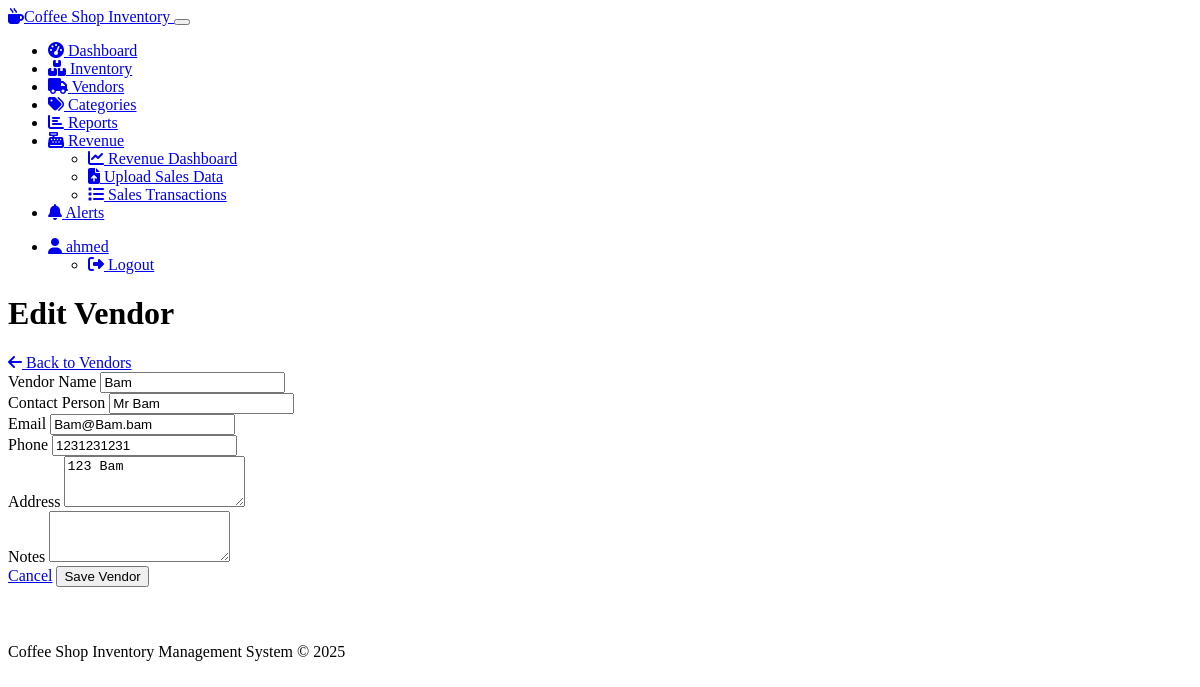
Page /vendors/edit/1 (signed in) on the committed database.
### models.py (models this page shows, shortened)
class User(UserMixin, db.Model):
    id = db.Column(db.Integer, primary_key=True)
    username = db.Column(db.String(64), unique=True, nullable=False)
    email = db.Column(db.String(120), unique=True, nullable=False)
    password_hash = db.Column(db.String(256), nullable=False)
    created_at = db.Column(db.DateTime, default=datetime.utcnow)

class Vendor(db.Model):
    id = db.Column(db.Integer, primary_key=True)
    name = db.Column(db.String(100), nullable=False)
    contact_name = db.Column(db.String(100))
    email = db.Column(db.String(120))
    phone = db.Column(db.String(20))
    address = db.Column(db.Text)
    notes = db.Column(db.Text)
    products = db.relationship('Product', backref='vendor', lazy=True)

### inventory.py (the view, shortened to what this page needs)
@inventory.route('/vendors/edit/<int:id>', methods=['GET', 'POST'])
@login_required
def edit_vendor(id):
    vendor = Vendor.query.get_or_404(id)
    form = VendorForm(obj=vendor)
    return render_template('vendor_edit.html', form=form, vendor=vendor, title='Edit Vendor')

### forms.py
class VendorForm(FlaskForm):
    name = StringField('Vendor Name', validators=[DataRequired(), Length(max=100)])
    contact_name = StringField('Contact Person', validators=[Length(max=100)])
    email = EmailField('Email', validators=[Optional(), Email(), Length(max=120)])
    phone = StringField('Phone', validators=[Length(max=20)])
    address = TextAreaField('Address')
    notes = TextAreaField('Notes')
    submit = SubmitField('Save Vendor')

### app.py (called while the page is built)
    @app.context_processor
    def utility_processor():
        return {
            'get_low_stock_products': get_low_stock_products,
            'get_products_by_category': get_products_by_category,
            'get_inventory_value': get_inventory_value,
            'get_transaction_history': get_transaction_history,
            'format_currency': format_currency,
            'get_category_value_distribution': get_category_value_distribution,
            'get_transaction_summary': get_transaction_summary
        }

### models.py (called while the page is built)
@login_manager.user_loader
def load_user(user_id):
    return User.query.get(int(user_id))

### utils.py (called while the page is built)
def get_low_stock_products():
    return Product.query.filter(Product.quantity <= Product.min_quantity).all()

### templates/vendor_edit.html (shortened to what this page needs)
{% extends "base.html" %}
{% block content %}
<div class="d-flex justify-content-between align-items-center mb-4">
    <h1 class="display-5 mb-0">
        {% if vendor %}Edit{% else %}Add{% endif %} Vendor
    </h1>
    <a href="{{ url_for('inventory.vendor_list') }}" class="btn btn-outline-secondary">
        <i class="fas fa-arrow-left me-1"></i> Back to Vendors
    </a>
</div>
<div class="card border-0 shadow-sm">
    <div class="card-body">
        <form method="POST" novalidate>
            <div class="row g-3">
                <div class="col-md-6">
                    <div class="mb-3">
                        {{ form.name.label(class="form-label") }}
                        {% if form.name.errors %}
                            {{ form.name(class="form-control is-invalid") }}
                            <div class="invalid-feedback">
                                {% for error in form.name.errors %}
                                    {{ error }}
                                {% endfor %}
                            </div>
                        {% else %}
                            {{ form.name(class="form-control") }}
                        {% endif %}
                    </div>
                </div>
                <div class="col-md-6">
                    <div class="mb-3">
                        {{ form.contact_name.label(class="form-label") }}
                        {% if form.contact_name.errors %}
                            {{ form.contact_name(class="form-control is-invalid") }}
                            <div class="invalid-feedback">
                                {% for error in form.contact_name.errors %}
                                    {{ error }}
                                {% endfor %}
                            </div>
                        {% else %}
                            {{ form.contact_name(class="form-control") }}
                        {% endif %}
                    </div>
                </div>
                <div class="col-md-6">
                    <div class="mb-3">
                        {{ form.email.label(class="form-label") }}
                        {% if form.email.errors %}
                            {{ form.email(class="form-control is-invalid") }}
                            <div class="invalid-feedback">
                                {% for error in form.email.errors %}
                                    {{ error }}
                                {% endfor %}
                            </div>
                        {% else %}
                            {{ form.email(class="form-control") }}
                        {% endif %}
                    </div>
                </div>
                <div class="col-md-6">
                    <div class="mb-3">
                        {{ form.phone.label(class="form-label") }}
                        {% if form.phone.errors %}
                            {{ form.phone(class="form-control is-invalid") }}
                            <div class="invalid-feedback">
                                {% for error in form.phone.errors %}
                                    {{ error }}
                                {% endfor %}
                            </div>
                        {% else %}
                            {{ form.phone(class="form-control") }}
                        {% endif %}
                    </div>
                </div>
                <div class="col-md-12">
                    <div class="mb-3">
                        {{ form.address.label(class="form-label") }}
                        {% if form.address.errors %}
                            {{ form.address(class="form-control is-invalid", rows=3) }}
                            <div class="invalid-feedback">
                                {% for error in form.address.errors %}
                                    {{ error }}
                                {% endfor %}
                            </div>
                        {% else %}
                            {{ form.address(class="form-control", rows=3) }}
                        {% endif %}
                    </div>
                </div>
                <div class="col-md-12">
                    <div class="mb-3">
                        {{ form.notes.label(class="form-label") }}
                        {% if form.notes.errors %}
                            {{ form.notes(class="form-control is-invalid", rows=3) }}
                            <div class="invalid-feedback">
                                {% for error in form.notes.errors %}
                                    {{ error }}
                                {% endfor %}
                            </div>
                        {% else %}
                            {{ form.notes(class="form-control", rows=3) }}
                        {% endif %}
                    </div>
                </div>
                <div class="col-12 mt-4">
                    <div class="d-flex justify-content-between">
                        <a href="{{ url_for('inventory.vendor_list') }}" class="btn btn-outline-secondary">Cancel</a>
                        {{ form.submit(class="btn btn-primary") }}
                    </div>
                </div>
            </div>
        </form>
    </div>
</div>
{% endblock %}

### templates/base.html (shortened to what this page needs)
<!DOCTYPE html>
<html lang="en" data-bs-theme="dark">
<head>
    <link rel="stylesheet" href="https://cdn.replit.com/agent/bootstrap-agent-dark-theme.min.css">
    <link rel="stylesheet" href="https://cdnjs.cloudflare.com/ajax/libs/font-awesome/6.4.0/css/all.min.css">
    <link rel="stylesheet" href="{{ url_for('static', filename='css/custom.css') }}">
</head>
<body>
    <header>
        <nav class="navbar navbar-expand-lg bg-dark navbar-dark">
            <div class="container-fluid">
                <a class="navbar-brand" href="{{ url_for('main.index') }}">
                    <i class="fas fa-mug-hot me-2"></i>Coffee Shop Inventory
                </a>
                <button class="navbar-toggler" type="button" data-bs-toggle="collapse" data-bs-target="#navbarNav" aria-controls="navbarNav" aria-expanded="false" aria-label="Toggle navigation">
                </button>
                <div class="collapse navbar-collapse" id="navbarNav">
                    <ul class="navbar-nav me-auto">
                        {% if current_user.is_authenticated %}
                        <li class="nav-item">
                            <a class="nav-link {% if request.path == url_for('main.dashboard') %}active{% endif %}" href="{{ url_for('main.dashboard') }}">
                                <i class="fas fa-tachometer-alt me-1"></i> Dashboard
                            </a>
                        </li>
                        <li class="nav-item">
                            <a class="nav-link {% if '/inventory' in request.path and not '/vendors' in request.path and not '/categories' in request.path %}active{% endif %}" href="{{ url_for('inventory.inventory_list') }}">
                                <i class="fas fa-boxes me-1"></i> Inventory
                            </a>
                        </li>
                        <li class="nav-item">
                            <a class="nav-link {% if '/vendors' in request.path %}active{% endif %}" href="{{ url_for('inventory.vendor_list') }}">
                                <i class="fas fa-truck me-1"></i> Vendors
                            </a>
                        </li>
                        <li class="nav-item">
                            <a class="nav-link {% if '/categories' in request.path %}active{% endif %}" href="{{ url_for('inventory.category_list') }}">
                                <i class="fas fa-tags me-1"></i> Categories
                            </a>
                        </li>
                        <li class="nav-item">
                            <a class="nav-link {% if '/reports' in request.path %}active{% endif %}" href="{{ url_for('reports.report_dashboard') }}">
                                <i class="fas fa-chart-bar me-1"></i> Reports
                            </a>
                        </li>
                        <li class="nav-item dropdown">
                            <a class="nav-link dropdown-toggle {% if '/revenue' in request.path %}active{% endif %}" href="#" id="revenueDropdown" role="button" data-bs-toggle="dropdown" aria-expanded="false">
                                <i class="fas fa-cash-register me-1"></i> Revenue
                            </a>
                            <ul class="dropdown-menu" aria-labelledby="revenueDropdown">
                                <li>
                                    <a class="dropdown-item" href="{{ url_for('revenue.revenue_dashboard') }}">
                                        <i class="fas fa-chart-line me-1"></i> Revenue Dashboard
                                    </a>
                                </li>
                                <li>
                                    <a class="dropdown-item" href="{{ url_for('revenue.upload_sales') }}">
                                        <i class="fas fa-file-upload me-1"></i> Upload Sales Data
                                    </a>
                                </li>
                                <li>
                                    <a class="dropdown-item" href="{{ url_for('revenue.sales_list') }}">
                                        <i class="fas fa-list me-1"></i> Sales Transactions
                                    </a>
                                </li>
                            </ul>
                        </li>
                        <li class="nav-item">
                            <a class="nav-link {% if '/alerts' in request.path %}active{% endif %}" href="{{ url_for('main.alerts') }}">
                                <i class="fas fa-bell me-1"></i> Alerts
                                {% set low_stock_count = get_low_stock_products()|length %}
                            </a>
                        </li>
                        {% endif %}
                    </ul>
                    <ul class="navbar-nav">
                        {% if current_user.is_authenticated %}
                        <li class="nav-item dropdown">
                            <a class="nav-link dropdown-toggle" href="#" id="navbarDropdown" role="button" data-bs-toggle="dropdown" aria-expanded="false">
                                <i class="fas fa-user me-1"></i> {{ current_user.username }}
                            </a>
                            <ul class="dropdown-menu dropdown-menu-end" aria-labelledby="navbarDropdown">
                                <li>
                                    <a class="dropdown-item" href="{{ url_for('auth.logout') }}">
                                        <i class="fas fa-sign-out-alt me-1"></i> Logout
                                    </a>
                                </li>
                            </ul>
                        </li>
                        {% endif %}
                    </ul>
                </div>
            </div>
        </nav>
    </header>
    <main class="container my-4">
        {% block content %}{% endblock %}
    </main>
    <footer class="footer mt-auto py-3 bg-dark">
        <div class="container text-center">
            <span class="text-muted">Coffee Shop Inventory Management System &copy; 2025</span>
        </div>
    </footer>
</body>
</html>

### static/css/custom.css (style rules this page uses)
.card { border-radius: 0.5rem; transition: transform 0.3s, box-shadow 0.3s; }
.footer { margin-top: 2rem; padding: 1.5rem 0; }

### rows in the picture
User: username "ahmed"
Vendor: name "Bam", contact_name "Mr Bam", email "Bam@Bam.bam", phone "1231231231", address "123 Bam"
